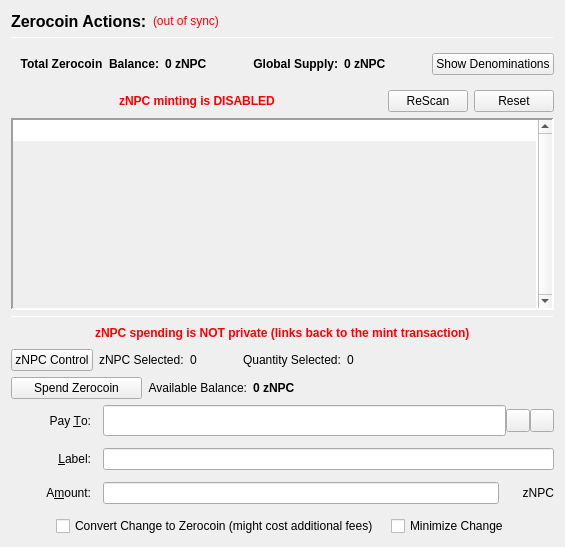
                  <widget class="QFrame" name="verticalFrameLeft">
                   <layout class="QVBoxLayout" name="verticalLayout_2">
                    <item>
                     <layout class="QVBoxLayout" name="verticalLayout_3">
                      <item>
                       <layout class="QHBoxLayout" name="horizontalLayout_3">
                        <item>
                         <widget class="QLabel" name="labelzNPCActions">
                          <property name="font">
                           <font>
                            <pointsize>12</pointsize>
                            <weight>75</weight>
                            <bold>true</bold>
                           </font>
                          </property>
                          <property name="text">
                           <string>Zerocoin Actions:</string>
                          </property>
                          <property name="alignment">
                           <set>Qt::AlignLeading|Qt::AlignLeft|Qt::AlignVCenter</set>
                          </property>
                         </widget>
                        </item>
                        <item>
                         <widget class="QLabel" name="labelzNPCSyncStatus">
                          <property name="toolTip">
                           <string>The displayed information may be out of date. Your wallet automatically synchronizes with the NPCcoin network after a connection is established, but this process has not completed yet.</string>
                          </property>
                          <property name="styleSheet">
                           <string notr="true">QLabel { color: red; }</string>
                          </property>
                          <property name="text">
                           <string notr="true">(out of sync)</string>
                          </property>
                          <property name="alignment">
                           <set>Qt::AlignLeading|Qt::AlignLeft|Qt::AlignVCenter</set>
                          </property>
                         </widget>
                        </item>
                        <item>
                         <spacer name="horizontalSpacer">
                          <property name="orientation">
                           <enum>Qt::Horizontal</enum>
                          </property>
                          <property name="sizeHint" stdset="0">
                           <size>
                            <width>40</width>
                            <height>20</height>
                           </size>
                          </property>
                         </spacer>
                        </item>
                       </layout>
                      </item>
                      <item>
                       <widget class="Line" name="lineUpperLeft">
                        <property name="minimumSize">
                         <size>
                          <width>0</width>
                          <height>1</height>
                         </size>
                        </property>
                        <property name="maximumSize">
                         <size>
                          <width>16777215</width>
                          <height>1</height>
                         </size>
                        </property>
                        <property name="frameShadow">
                         <enum>QFrame::Sunken</enum>
                        </property>
                        <property name="orientation">
                         <enum>Qt::Horizontal</enum>
                        </property>
                       </widget>
                      </item>
                      <item>
                       <widget class="QFrame" name="balanceSupplyFrame">
                        <layout class="QHBoxLayout" name="horizontalLayout_2" stretch="0,0,0,1,0">
                         <property name="rightMargin">
                          <number>0</number>
                         </property>
                         <item>
                          <layout class="QHBoxLayout" name="horizontalLayout_34">
                           <item>
                            <widget class="QLabel" name="labelzAvailableText_3">
                             <property name="font">
                              <font>
                               <weight>75</weight>
                               <bold>true</bold>
                              </font>
                             </property>
                             <property name="toolTip">
                              <string>Total Balance including unconfirmed and immature zNPC</string>
                             </property>
                             <property name="text">
                              <string>Total Zerocoin  Balance:</string>
                             </property>
                             <property name="alignment">
                              <set>Qt::AlignRight|Qt::AlignTrailing|Qt::AlignVCenter</set>
                             </property>
                            </widget>
                           </item>
                           <item>
                            <widget class="QLabel" name="labelzAvailableAmount_4">
                             <property name="minimumSize">
                              <size>
                               <width>40</width>
                               <height>0</height>
                              </size>
                             </property>
                             <property name="font">
                              <font>
                               <weight>75</weight>
                               <bold>true</bold>
                              </font>
                             </property>
                             <property name="toolTip">
                              <string>Total Balance including unconfirmed and immature zNPC</string>
                             </property>
                             <property name="text">
                              <string>0 zNPC</string>
                             </property>
                             <property name="alignment">
                              <set>Qt::AlignLeading|Qt::AlignLeft|Qt::AlignVCenter</set>
                             </property>
                            </widget>
                           </item>
                          </layout>
                         </item>
                         <item>
                          <spacer name="horizontalSpacer_32">
                           <property name="orientation">
                            <enum>Qt::Horizontal</enum>
                           </property>
                           <property name="sizeHint" stdset="0">
                            <size>
                             <width>40</width>
                             <height>20</height>
                            </size>
                           </property>
                          </spacer>
                         </item>
                         <item>
                          <layout class="QHBoxLayout" name="horizontalLayout_35">
                           <item>
                            <widget class="QLabel" name="labelZsupplyText_2">
                             <property name="font">
                              <font>
                               <weight>75</weight>
                               <bold>true</bold>
                              </font>
                             </property>
                             <property name="text">
                              <string>Global Supply:</string>
                             </property>
                             <property name="alignment">
                              <set>Qt::AlignRight|Qt::AlignTrailing|Qt::AlignVCenter</set>
                             </property>
                            </widget>
                           </item>
                           <item>
                            <widget class="QLabel" name="labelZsupplyAmount_2">
                             <property name="font">
                              <font>
                               <weight>75</weight>
                               <bold>true</bold>
                              </font>
                             </property>
                             <property name="text">
                              <string>0 zNPC</string>
                             </property>
                            </widget>
                           </item>
                          </layout>
                         </item>
                         <item>
                          <spacer name="horizontalSpacer_31">
                           <property name="orientation">
                            <enum>Qt::Horizontal</enum>
                           </property>
                           <property name="sizeHint" stdset="0">
                            <size>
                             <width>40</width>
                             <height>20</height>
                            </size>
                           </property>
                          </spacer>
                         </item>
                         <item>
                          <widget class="QPushButton" name="pushButtonShowDenoms">
                           <property name="toolTip">
                            <string>Show zNPC denominations list</string>
                           </property>
                           <property name="text">
                            <string>Show Denominations</string>
                           </property>
                          </widget>
                         </item>
                        </layout>
                       </widget>
                      </item>
                      <item>
                       <layout class="QHBoxLayout" name="horizontalLayout_4">
                        <item>
                         <spacer name="horizontalSpacer_2">
                          <property name="orientation">
                           <enum>Qt::Horizontal</enum>
                          </property>
                          <property name="sizeHint" stdset="0">
                           <size>
                            <width>40</width>
                            <height>20</height>
                           </size>
                          </property>
                         </spacer>
                        </item>
                        <item>
                         <widget class="QLabel" name="label">
                          <property name="styleSheet">
                           <string notr="true">color: red;
font-weight: bold;</string>
                          </property>
                          <property name="text">
                           <string>zNPC minting is DISABLED</string>
                          </property>
                         </widget>
                        </item>
                        <item>
                         <spacer name="horizontalSpacer_3">
                          <property name="orientation">
                           <enum>Qt::Horizontal</enum>
                          </property>
                          <property name="sizeHint" stdset="0">
                           <size>
                            <width>40</width>
                            <height>20</height>
                           </size>
                          </property>
                         </spacer>
                        </item>
                        <item>
                         <widget class="QPushButton" name="pushButtonMintReset">
                          <property name="maximumSize">
                           <size>
                            <width>80</width>
                            <height>16777215</height>
                           </size>
                          </property>
                          <property name="toolTip">
                           <string>Rescan the complete blockchain for  Zerocoin mints and their meta-data.</string>
                          </property>
                          <property name="text">
                           <string>ReScan</string>
                          </property>
                         </widget>
                        </item>
                        <item>
                         <widget class="QPushButton" name="pushButtonSpentReset">
                          <property name="maximumSize">
                           <size>
                            <width>80</width>
                            <height>16777215</height>
                           </size>
                          </property>
                          <property name="toolTip">
                           <string>Reset Zerocoin Wallet DB. Deletes transactions that did not make it into the blockchain.</string>
                          </property>
                          <property name="text">
                           <string>Reset</string>
                          </property>
                         </widget>
                        </item>
                       </layout>
                      </item>
                      <item>
                       <widget class="QPlainTextEdit" name="TEMintStatus">
                        <property name="font">
                         <font>
                          <pointsize>8</pointsize>
                         </font>
                        </property>
                        <property name="toolTip">
                         <string>Status and/or Mesages from the last Mint Action.</string>
                        </property>
                        <property name="frameShape">
                         <enum>QFrame::Panel</enum>
                        </property>
                        <property name="frameShadow">
                         <enum>QFrame::Sunken</enum>
                        </property>
                        <property name="lineWidth">
                         <number>2</number>
                        </property>
                        <property name="midLineWidth">
                         <number>2</number>
                        </property>
                        <property name="verticalScrollBarPolicy">
                         <enum>Qt::ScrollBarAlwaysOn</enum>
                        </property>
                        <property name="horizontalScrollBarPolicy">
                         <enum>Qt::ScrollBarAlwaysOff</enum>
                        </property>
                        <property name="readOnly">
                         <bool>true</bool>
                        </property>
                        <property name="plainText">
                         <string notr="true"/>
                        </property>
                        <property name="backgroundVisible">
                         <bool>true</bool>
                        </property>
                       </widget>
                      </item>
                      <item>
                       <widget class="Line" name="line">
                        <property name="minimumSize">
                         <size>
                          <width>0</width>
                          <height>1</height>
                         </size>
                        </property>
                        <property name="maximumSize">
                         <size>
                          <width>16777215</width>
                          <height>1</height>
                         </size>
                        </property>
                        <property name="orientation">
                         <enum>Qt::Horizontal</enum>
                        </property>
                       </widget>
                      </item>
                      <item>
                       <layout class="QHBoxLayout" name="horizontalLayout_7">
                        <item>
                         <spacer name="horizontalSpacer_18">
                          <property name="orientation">
                           <enum>Qt::Horizontal</enum>
                          </property>
                          <property name="sizeHint" stdset="0">
                           <size>
                            <width>40</width>
                            <height>20</height>
                           </size>
                          </property>
                         </spacer>
                        </item>
                        <item>
                         <widget class="QLabel" name="label_2">
                          <property name="styleSheet">
                           <string notr="true">color: red;
font-weight: bold;</string>
                          </property>
                          <property name="text">
                           <string>zNPC spending is NOT private (links back to the mint transaction)</string>
                          </property>
                         </widget>
                        </item>
                        <item>
                         <spacer name="horizontalSpacer_30">
                          <property name="orientation">
                           <enum>Qt::Horizontal</enum>
                          </property>
                          <property name="sizeHint" stdset="0">
                           <size>
                            <width>40</width>
                            <height>20</height>
                           </size>
                          </property>
                         </spacer>
                        </item>
                       </layout>
                      </item>
                      <item>
                       <layout class="QHBoxLayout" name="horizontalLayout_24">
                        <property name="leftMargin">
                         <number>0</number>
                        </property>
                        <property name="bottomMargin">
                         <number>0</number>
                        </property>
                        <item>
                         <widget class="QPushButton" name="pushButtonZNpcControl">
                          <property name="text">
                           <string>zNPC Control</string>
                          </property>
                         </widget>
                        </item>
                        <item>
                         <widget class="QLabel" name="labelzNpcSelected">
                          <property name="text">
                           <string>zNPC Selected:</string>
                          </property>
                         </widget>
                        </item>
                        <item>
                         <widget class="QLabel" name="labelzNpcSelected_int">
                          <property name="text">
                           <string>0</string>
                          </property>
                         </widget>
                        </item>
                        <item>
                         <spacer name="horizontalSpacer_17">
                          <property name="orientation">
                           <enum>Qt::Horizontal</enum>
                          </property>
                          <property name="sizeType">
                           <enum>QSizePolicy::Fixed</enum>
                          </property>
                          <property name="sizeHint" stdset="0">
                           <size>
                            <width>40</width>
                            <height>20</height>
                           </size>
                          </property>
                         </spacer>
                        </item>
                        <item>
                         <widget class="QLabel" name="labelQuantitySelected">
                          <property name="text">
                           <string>Quantity Selected:</string>
                          </property>
                         </widget>
                        </item>
                        <item>
                         <widget class="QLabel" name="labelQuantitySelected_int">
                          <property name="text">
                           <string>0</string>
                          </property>
                         </widget>
                        </item>
                        <item>
                         <spacer name="horizontalSpacer_19">
                          <property name="orientation">
                           <enum>Qt::Horizontal</enum>
                          </property>
                          <property name="sizeHint" stdset="0">
                           <size>
                            <width>40</width>
                            <height>20</height>
                           </size>
                          </property>
                         </spacer>
                        </item>
                       </layout>
                      </item>
                      <item>
                       <layout class="QHBoxLayout" name="horizontalLayout_6">
                        <item>
                         <widget class="QPushButton" name="pushButtonSpendzNPC">
                          <property name="minimumSize">
                           <size>
                            <width>131</width>
                            <height>0</height>
                           </size>
                          </property>
                          <property name="toolTip">
                           <string>Spend Zerocoin. Without 'Pay To:' address creates payments to yourself.</string>
                          </property>
                          <property name="text">
                           <string>Spend Zerocoin</string>
                          </property>
                         </widget>
                        </item>
                        <item>
                         <widget class="QLabel" name="labelzNPCBalanceText">
                          <property name="toolTip">
                           <string>Available (mature and spendable) zNPC for spending</string>
                          </property>
                          <property name="text">
                           <string>Available Balance:</string>
                          </property>
                          <property name="alignment">
                           <set>Qt::AlignRight|Qt::AlignTrailing|Qt::AlignVCenter</set>
                          </property>
                         </widget>
                        </item>
                        <item>
                         <widget class="QLabel" name="labelzAvailableAmount_2">
                          <property name="font">
                           <font>
                            <weight>75</weight>
                            <bold>true</bold>
                           </font>
                          </property>
                          <property name="toolTip">
                           <string>Available (mature and spendable) zNPC for spending

zNPC are mature when they have more than 20 confirmations AND more than 2 mints of the same denomination after them were minted</string>
                          </property>
                          <property name="text">
                           <string>0 zNPC</string>
                          </property>
                          <property name="alignment">
                           <set>Qt::AlignLeading|Qt::AlignLeft|Qt::AlignVCenter</set>
                          </property>
                         </widget>
                        </item>
                        <item>
                         <spacer name="horizontalSpacer_4">
                          <property name="orientation">
                           <enum>Qt::Horizontal</enum>
                          </property>
                          <property name="sizeHint" stdset="0">
                           <size>
                            <width>40</width>
                            <height>20</height>
                           </size>
                          </property>
                         </spacer>
                        </item>
                       </layout>
                      </item>
                      <item>
                       <layout class="QGridLayout" name="gridLayout_7">
                        <property name="spacing">
                         <number>12</number>
                        </property>
                        <item row="0" column="0">
                         <widget class="QLabel" name="payToLabel">
                          <property name="minimumSize">
                           <size>
                            <width>80</width>
                            <height>0</height>
                           </size>
                          </property>
                          <property name="text">
                           <string>Pay &amp;To:</string>
                          </property>
                          <property name="alignment">
                           <set>Qt::AlignRight|Qt::AlignTrailing|Qt::AlignVCenter</set>
                          </property>
                          <property name="buddy">
                           <cstring>payTo</cstring>
                          </property>
                         </widget>
                        </item>
                        <item row="0" column="1">
                         <layout class="QHBoxLayout" name="payToLayout">
                          <property name="spacing">
                           <number>0</number>
                          </property>
                          <item>
                           <widget class="QValidatedLineEdit" name="payTo">
                            <property name="enabled">
                             <bool>true</bool>
                            </property>
                            <property name="minimumSize">
                             <size>
                              <width>0</width>
                              <height>31</height>
                             </size>
                            </property>
                            <property name="toolTip">
                             <string>The NPCcoin address to send the payment to. Creates local payment to yourself when empty.</string>
                            </property>
                           </widget>
                          </item>
                          <item>
                           <widget class="QToolButton" name="addressBookButton">
                            <property name="toolTip">
                             <string>Choose previously used address</string>
                            </property>
                            <property name="text">
                             <string/>
                            </property>
                            <property name="icon">
                             <iconset resource="../npccoin.qrc">
                              <normaloff>:/icons/address-book</normaloff>:/icons/address-book</iconset>
                            </property>
                            <property name="shortcut">
                             <string>Alt+A</string>
                            </property>
                           </widget>
                          </item>
                          <item>
                           <widget class="QToolButton" name="pasteButton">
                            <property name="toolTip">
                             <string>Paste address from clipboard</string>
                            </property>
                            <property name="text">
                             <string/>
                            </property>
                            <property name="icon">
                             <iconset resource="../npccoin.qrc">
                              <normaloff>:/icons/editpaste</normaloff>:/icons/editpaste</iconset>
                            </property>
                            <property name="shortcut">
                             <string>Alt+P</string>
                            </property>
                           </widget>
                          </item>
                         </layout>
                        </item>
                        <item row="1" column="0">
                         <widget class="QLabel" name="labelLabel">
                          <property name="minimumSize">
                           <size>
                            <width>80</width>
                            <height>0</height>
                           </size>
                          </property>
                          <property name="text">
                           <string>&amp;Label:</string>
                          </property>
                          <property name="alignment">
                           <set>Qt::AlignRight|Qt::AlignTrailing|Qt::AlignVCenter</set>
                          </property>
                          <property name="buddy">
                           <cstring>addAsLabel</cstring>
                          </property>
                         </widget>
                        </item>
                        <item row="1" column="1">
                         <widget class="QLineEdit" name="addAsLabel">
                          <property name="toolTip">
                           <string>Enter a label for this address to add it to the list of used addresses</string>
                          </property>
                         </widget>
                        </item>
                        <item row="2" column="0">
                         <widget class="QLabel" name="amountLabel">
                          <property name="minimumSize">
                           <size>
                            <width>80</width>
                            <height>0</height>
                           </size>
                          </property>
                          <property name="text">
                           <string>A&amp;mount:</string>
                          </property>
                          <property name="alignment">
                           <set>Qt::AlignRight|Qt::AlignTrailing|Qt::AlignVCenter</set>
                          </property>
                          <property name="buddy">
                           <cstring>zNPCpayAmount</cstring>
                          </property>
                         </widget>
                        </item>
                        <item row="2" column="1">
                         <layout class="QHBoxLayout" name="horizontalLayout_9">
                          <property name="spacing">
                           <number>0</number>
                          </property>
                          <item>
                           <widget class="QLineEdit" name="zNPCpayAmount"/>
                          </item>
                          <item>
                           <widget class="QLabel" name="labelzNPC">
                            <property name="minimumSize">
                             <size>
                              <width>55</width>
                              <height>0</height>
                             </size>
                            </property>
                            <property name="text">
                             <string>zNPC</string>
                            </property>
                            <property name="alignment">
                             <set>Qt::AlignRight|Qt::AlignTrailing|Qt::AlignVCenter</set>
                            </property>
                           </widget>
                          </item>
                         </layout>
                        </item>
                        <item row="3" column="0" colspan="2">
                         <layout class="QHBoxLayout" name="horizontalLayout_10">
                          <item>
                           <spacer name="horizontalSpacer_5">
                            <property name="orientation">
                             <enum>Qt::Horizontal</enum>
                            </property>
                            <property name="sizeHint" stdset="0">
                             <size>
                              <width>40</width>
                              <height>20</height>
                             </size>
                            </property>
                           </spacer>
                          </item>
                          <item>
                           <widget class="QCheckBox" name="checkBoxMintChange">
                            <property name="sizePolicy">
                             <sizepolicy hsizetype="MinimumExpanding" vsizetype="Fixed">
                              <horstretch>0</horstretch>
                              <verstretch>0</verstretch>
                             </sizepolicy>
                            </property>
                            <property name="layoutDirection">
                             <enum>Qt::LeftToRight</enum>
                            </property>
                            <property name="text">
                             <string>Convert Change to Zerocoin (might cost additional fees)</string>
                            </property>
                           </widget>
                          </item>
                          <item>
                           <widget class="QCheckBox" name="checkBoxMinimizeChange">
                            <property name="toolTip">
                             <string>If checked, the wallet tries to minimize the returning change instead of minimizing the number of spent denominations.</string>
                            </property>
                            <property name="text">
                             <string>Minimize Change</string>
                            </property>
                           </widget>
                          </item>
                          <item>
                           <spacer name="horizontalSpacer_6">
                            <property name="orientation">
                             <enum>Qt::Horizontal</enum>
                            </property>
                            <property name="sizeHint" stdset="0">
                             <size>
                              <width>40</width>
                              <height>20</height>
                             </size>
                            </property>
                           </spacer>
                          </item>
                         </layout>
                        </item>
                       </layout>
                      </item>
                     </layout>
                    </item>
                   </layout>
                  </widget>
